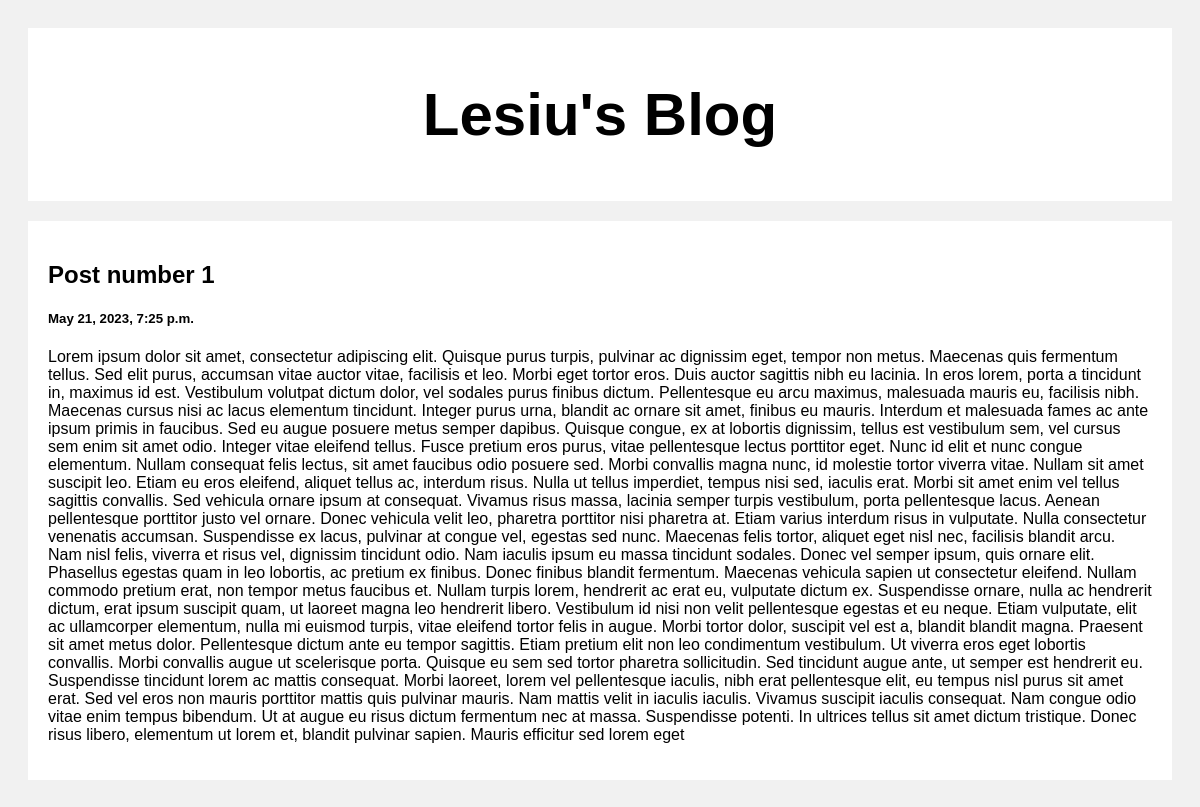
/post/1, run on the app's committed database.
### posts/models.py (models this page shows)
class Post(models.Model):
    title = models.CharField(max_length=100)
    body = models.CharField(max_length=1000000)
    created_at = models.DateTimeField(default=datetime.now,blank=True)

### posts/views.py (the view)
# urls.py: path('post/<str:pk>', views.post, name='post')
def post(request, pk):
    posts = Post.objects.get(id=pk)
    return render(request, 'post.html', {'posts':posts})

### templates/post.html (shortened to what this page needs)
<!DOCTYPE html>
<html>
<head>
</head>
<body>
<div class="header">
  <h2>Lesiu's Blog</h2>
</div>
<div class="row">
  <div class="leftcolumn">
    <div class="card">
        <h2>{{posts.title}}</h2>
        <h5>{{posts.created_at}}</h5>
        <p>{{posts.body}}</p>
    </div>
  </div>
</div>
</body>
</html>

### templates/post.html (style rules this page uses)
* { box-sizing: border-box; }
body { font-family: Arial; padding: 20px; background: #f1f1f1; }
.header { padding: 2px; font-size: 40px; text-align: center; background: white; }
.leftcolumn { float: left; width: 100%; }
.card { background-color: white; padding: 20px; margin-top: 20px; }
.row:after { content: ""; display: table; clear: both; }

### data on the page
Post: title "Post number 1", created_at "May 21, 2023, 7:25 p.m.", body "Lorem ipsum dolor sit amet, consectetur adipiscing elit. Quisque purus turpis, pulvinar ac dignissim eget, tempor non metus. Maecenas quis fermentum tellus. Sed elit purus, accumsan vitae auctor vitae, facilisis et leo. Morbi eget tortor eros. Duis auctor sagittis nibh eu lacinia. In eros lorem, porta a tincidunt in, maximus id est. Vestibulum volutpat dictum dolor, vel sodales purus finibus dictum. Pellentesque eu arcu maximus, malesuada mauris eu, facilisis nibh. Maecenas cursus nisi ac lacus elementum tincidunt. Integer purus urna, blandit ac ornare sit amet, finibus eu mauris. Interdum et malesuada fames ac ante ipsum primis in faucibus. Sed eu augue posuere metus semper dapibus.…"
